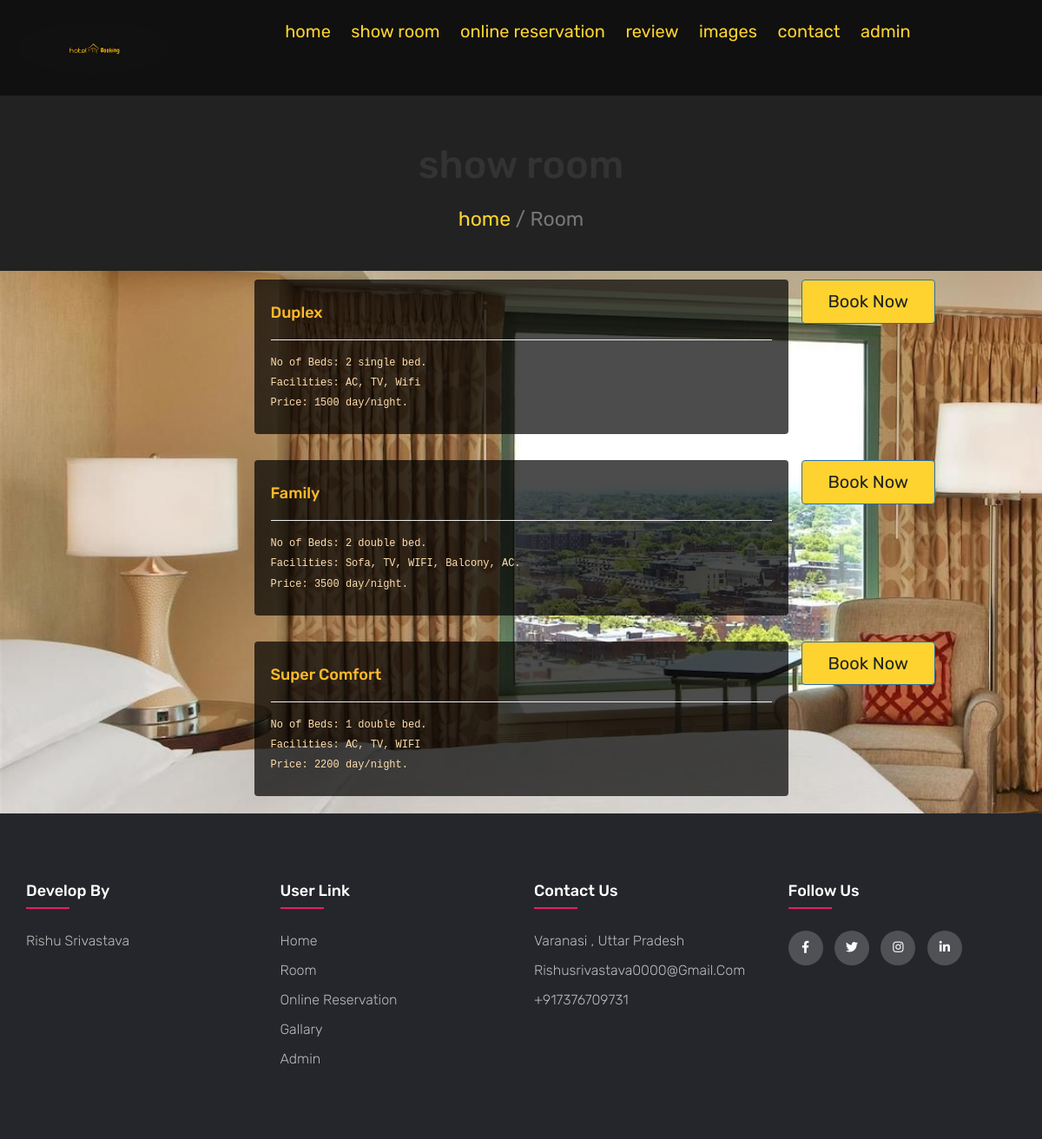
Screenshot of /room.php with the database file from the repository.
### tables this page shows
CREATE TABLE `room_category` (
  `roomname` text NOT NULL,
  `room_qnty` int(11) NOT NULL,
  `available` int(11) NOT NULL,
  `booked` int(11) NOT NULL,
  `no_bed` int(11) NOT NULL,
  `bedtype` text NOT NULL,
  `facility` text NOT NULL,
  `price` float NOT NULL
);

### admin/include/class.user.php (called while the page is built, shortened)
<?php
        class user
        {
            public function __construct()
            {
                $this->db=new mysqli(DB_SERVER,DB_USERNAME,DB_PASSWORD,'hotel');
            }
        }
?>

### room.php (the view, shortened to what this page needs)
<?php
include_once 'admin/include/class.user.php';
$user=new User();
?>
<!DOCTYPE html>
<html lang="en">
<head>
    <link href="css/bootstrap.min.css" rel="stylesheet">
    <link rel="stylesheet" href="css/style.css">
    <link rel="stylesheet" href="https://unpkg.com/swiper@8/swiper-bundle.min.css" />
   <link rel="stylesheet" href="https://cdnjs.cloudflare.com/ajax/libs/font-awesome/6.1.1/css/all.min.css">
</head>
<body>
 <?php
include 'admin/header.php';
?>
<div class="heading">
 <h3>show room</h3>
 <p><a href="index.php">home</a> <span> / Room</span></p>
 </div>
        <?php
        $sql="SELECT * FROM room_category";
        $result = mysqli_query($user->db, $sql);
        if($result)
        {
            if(mysqli_num_rows($result) > 0)
            {
                while($row = mysqli_fetch_array($result))
                {
                    echo "
                            <div class='row'>
                            <div class='col-md-3'></div>
                            <div class='col-md-6 well'>
                                <h4>".$row['roomname']."</h4><hr>
                                <h6>No of Beds: ".$row['no_bed']." ".$row['bedtype']." bed.</h6>
                                <h6>Facilities: ".$row['facility']."</h6>
                                <h6>Price: ".$row['price']." day/night.</h6>
                            </div>
                            <div class='col-md-3'>
                                <a href='./booknow.php?roomname=".$row['roomname']."'><button class='btn btn-primary button'>Book Now</button> </a>
                            </div>
                            </div>
                         ";
                }
            }
            else
            {
                echo "NO Data Exist";
            }
        }
        else
        {
            echo "Cannot connect to server".$result;
        }
        ?>
<?php
include 'admin/footer.php';
?>
</body>
</html>

### css/style.css (style rules this page uses)
:root { --yellow: #fed330; --red: #e74c3c; --white: #fff; --black: #222; --light-color: #777; --border: .2rem solid var(--black); }
* { font-family: 'Rubik', sans-serif; margin: 0; padding: 0; box-sizing: border-box; outline: none; border: none; text-decoration: none; }
html { font-size: 62.5%; overflow-x: hidden; scroll-behavior: smooth; stop-opacity: 7rem; }
.heading { display: flex; align-items: center; justify-content: center; gap: 1rem; flex-flow: column; background-color: var(--black); min-height: 20rem; }
.heading h3 { font-size: 45px; }
.heading p { font-size: 2.3rem; color: var(--light-color); }
.heading p a { color: var(--yellow); }
.btn, .delete-btn { margin-top: 1rem; display: inline-block; font-size: 2rem; padding: 1rem 3rem; cursor: pointer; text-transform: capitalize; transition: .2s linear; }
.btn { background-color: var(--yellow); color: var(--black); }

### css/footer style.css (style rules this page uses)
body { line-height: 1.5; font-family: 'Poppins', sans-serif; }
* { margin:0; padding:0; box-sizing: border-box; }
.row { display: flex; flex-wrap: wrap; }

### room.php (style rules this page uses)
.well { margin-top: 10px; background: rgba(0, 0, 0, 0.7); border: none; }
body { background-image: url('images/home_gallary/16.jpg'); background-repeat:no-repeat; background-attachment:fixed; background-size:cover; }
h4 { color: #ffbb2b; }
h6 { color: navajowhite; font-family: monospace; }

### rows the page displays
room_category: roomname "Duplex", no_bed "2", bedtype "single", facility "AC, TV, Wifi", price "1500"
room_category: roomname "Family", no_bed "2", bedtype "double", facility "Sofa, TV, WIFI, Balcony, AC.", price "3500"
room_category: roomname "Super Comfort", no_bed "1", bedtype "double", facility "AC, TV, WIFI", price "2200"
